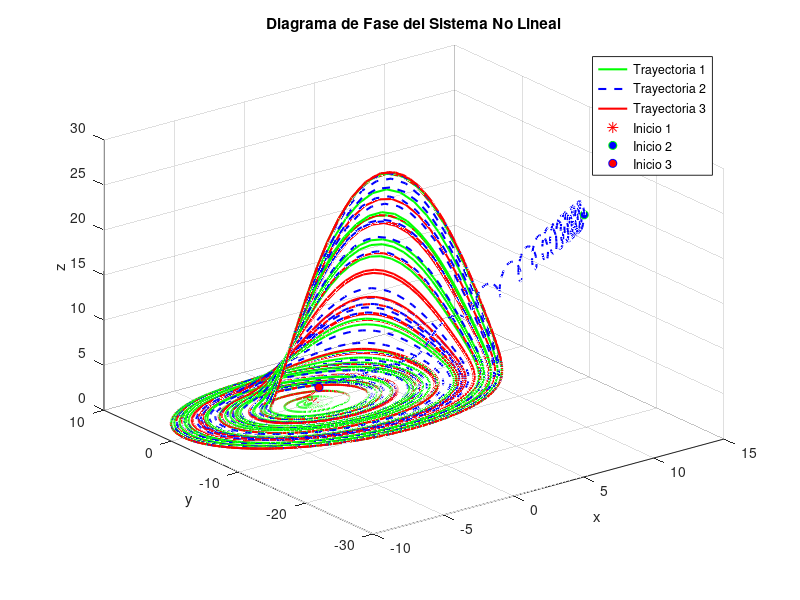
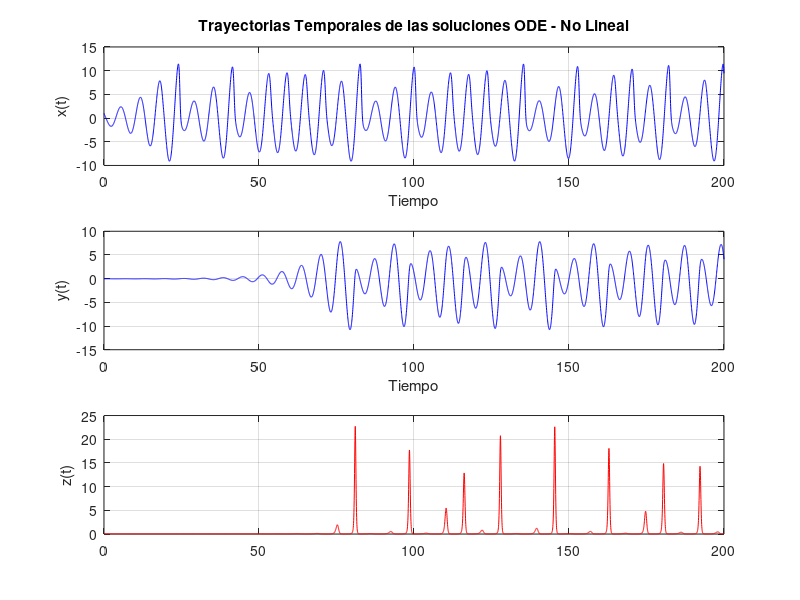
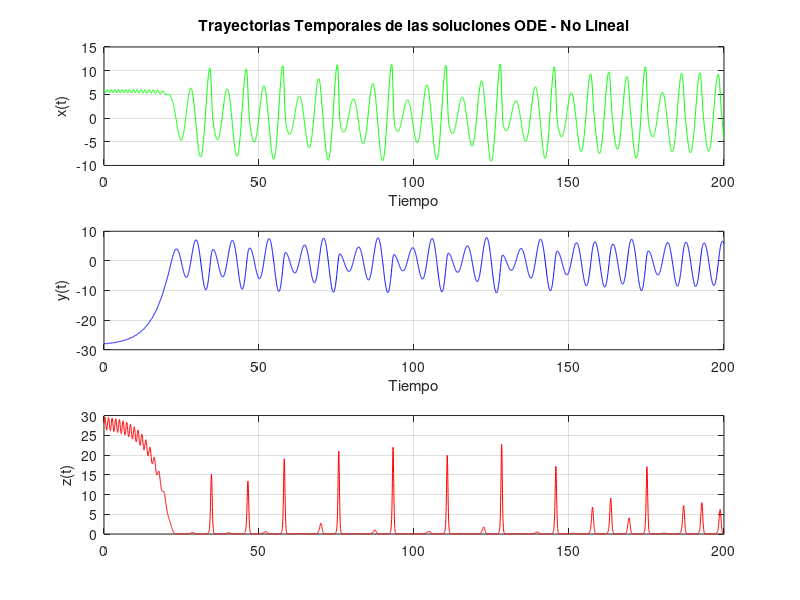
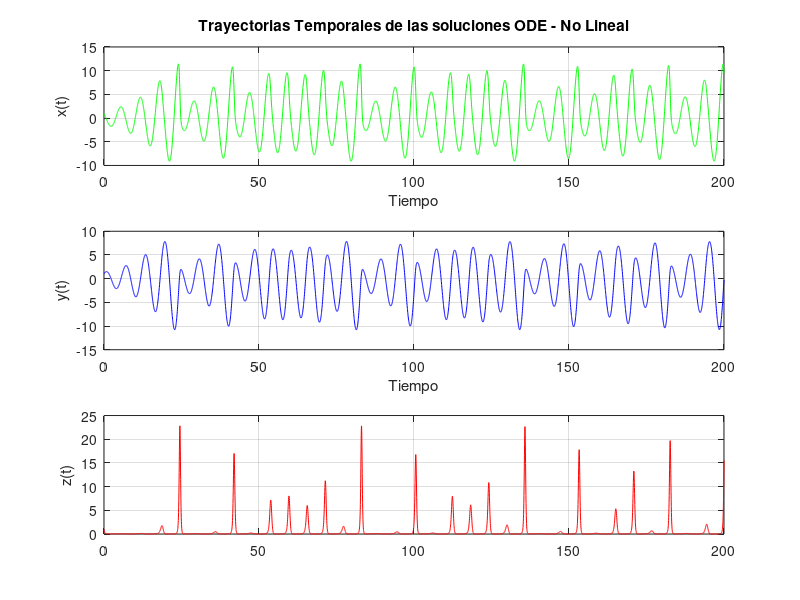

Write MATLAB code to recreate these figures, in order. (Note: this script raises an error after producing the figures.)
clc
clear
close all
n=0;
%% Parámetros del sistema
a = 0.2; b = 0.2; c = 5.7;

% Condiciones iniciales
xi_0 = [0.01, -0.03, 0.04]; %antes del primer punto de eq
xi_1 = [6, -28, 28];%desp del 1ro antes del segundo
xi_2 = [1 1 1]; %despues del segundo


% Ventana temporal
t_span = linspace(0, 200, 5000);

% Sistema de Rössler

rossler = @(t,x) [-x(2) - x(3);
           x(1) + a*x(2);
           b + x(3)*(x(1) - c)];

% Resolución
[t, cond1] = ode45(rossler, t_span, xi_0);
[~, cond2] = ode45(rossler, t_span, xi_1);
[~, cond3] = ode45(rossler, t_span, xi_2);

%% TRAYECTORIAS TEMPORALES SISTEMA LINEALIZADO
n=n+1;
figure(n);
plot3(cond1(:, 1), cond1(:, 2), cond1(:, 3), 'g-', 'LineWidth', 1.5); hold on;
plot3(cond2(:, 1), cond2(:, 2), cond2(:, 3), 'b--', 'LineWidth', 1.5);
plot3(cond3(:, 1), cond3(:, 2), cond3(:, 3), 'r-', 'LineWidth', 1.5);
plot3(xi_0(1), xi_0(2), xi_0(3), 'r*', 'MarkerSize',10,'MarkerFaceColor', 'g'); % Inicio X01
plot3(xi_1(1), xi_1(2), xi_1(3), 'go', 'MarkerFaceColor', 'b'); % Inicio x1
plot3(xi_2(1), xi_2(2), xi_2(3), 'bo', 'MarkerFaceColor', 'r'); % Inicio x2
xlabel('x'); ylabel('y'); zlabel('z');
title('Diagrama de Fase del Sistema No Lineal');
legend('Trayectoria 1', 'Trayectoria 2', 'Trayectoria 3', 'Inicio 1', 'Inicio 2', 'Inicio 3');
grid on;hold off;

% Gráfico de trayectorias temporales sistema no linealizado PRIMER PUNTO INICIAL
n=n+1;
figure(n);
subplot(3,1,1)
plot(t, cond1(:,1), 'g'); 
plot(t, cond2(:,1), 'r'); 
plot(t, cond3(:,1), 'b'); 
xlabel('Tiempo');
ylabel('x(t)');
xlim([0 200]);
title('Trayectorias Temporales de las soluciones ODE - No Lineal');
grid on
subplot(3,1,2)
plot(t, cond1(:,2), 'b'); 
xlabel('Tiempo');
ylabel('y(t)');
xlim([0 200]);
grid on
subplot(3,1,3)
plot(t, cond1(:,3), 'r'); 
ylabel('z(t)');
xlim([0 200]);
grid on;


% Gráfico de trayectorias temporales sistema no linealizado SEGUNDO PUNTO INICIAL
n=n+1;
figure(n);
subplot(3,1,1)
plot(t, cond2(:,1), 'g'); 
xlabel('Tiempo');
ylabel('x(t)');
xlim([0 200]);
title('Trayectorias Temporales de las soluciones ODE - No Lineal');
grid on
subplot(3,1,2)
plot(t, cond2(:,2), 'b'); 
xlabel('Tiempo');
ylabel('y(t)');
xlim([0 200]);
grid on
subplot(3,1,3)
plot(t, cond2(:,3), 'r'); 
ylabel('z(t)');
xlim([0 200]);
grid on;


% Gráfico de trayectorias temporales sistema no linealizado TERCER PUNTO INICIAL
n=n+1;
figure(n);
subplot(3,1,1)
plot(t, cond3(:,1), 'g'); 
xlabel('Tiempo');
ylabel('x(t)');
xlim([0 200]);
title('Trayectorias Temporales de las soluciones ODE - No Lineal');
grid on
subplot(3,1,2)
plot(t, cond3(:,2), 'b'); 
xlabel('Tiempo');
ylabel('y(t)');
xlim([0 200]);
grid on
subplot(3,1,3)
plot(t, cond3(:,3), 'r'); 
ylabel('z(t)');
xlim([0 200]);
grid on;

%% prube chat
n = n + 1;
figure(n);

% Ajustar tamaño y fuente
set(gcf, 'Position', [100, 100, 800, 600]); % tamaño ventana
sgtitle('Trayectorias Temporales de las soluciones ODE - No Lineal para 3 condiciones iniciales', ...
        'FontSize', 20, 'FontWeight', 'bold'); % título general

% Paleta de colores
col1 = [0 0.6 0];    % Verde intenso
col2 = [0 0 0.8];    % Azul profundo
col3 = [0.8 0 0];    % Rojo fuerte

% Subplot 1: X(t)
subplot(3,1,1);
plot(t, cond1(:,1), 'Color', col1, 'LineWidth', 0.5); hold on;
plot(t, cond2(:,1), 'Color', col2, 'LineWidth', 0.5);
plot(t, cond3(:,1), 'Color', col3, 'LineWidth', 0.5);
xlabel('Tiempo', 'FontSize', 12);
ylabel('x(t)', 'FontSize', 12);
title('Variación de X', 'FontSize', 12);
xlim([0 200]);
legend('x01', 'x02', 'x03', 'Location', 'best');
grid on;

% Subplot 2: Y(t)
subplot(3,1,2);
plot(t, cond1(:,2), 'Color', col1, 'LineWidth', 0.5); hold on;
plot(t, cond2(:,2), 'Color', col2, 'LineWidth', 0.5);
plot(t, cond3(:,2), 'Color', col3, 'LineWidth', 0.5);
xlabel('Tiempo', 'FontSize', 12);
ylabel('y(t)', 'FontSize', 12);
title('Variación de Y', 'FontSize', 12);
xlim([0 200]);
grid on;

% Subplot 3: Z(t)
subplot(3,1,3);
plot(t, cond1(:,3), 'Color', col1, 'LineWidth', 0.5); hold on;
plot(t, cond2(:,3), 'Color', col2, 'LineWidth', 0.5);
plot(t, cond3(:,3), 'Color', col3, 'LineWidth', 0.5);
xlabel('Tiempo', 'FontSize', 12);
ylabel('z(t)', 'FontSize', 12);
title('Variación de Z', 'FontSize', 12);
xlim([0 200]);
grid on;
%% prube chat
% Supongamos que ya tienes cond1, cond2, cond3 definidos (trayectorias)
% y xi_0, xi_1, xi_2 como puntos iniciales.
n=n+1;
figure(n);
set(gcf,'Color','w'); % Fondo blanco

% Colores para cada condición
colors = {'g','b','r'}; % verde, azul, rojo

% --- Subplot 1: Plano XY ---
subplot(2,2,1);
plot(cond1(:,1), cond1(:,2), 'Color', colors{1}, 'LineWidth', .5); hold on;
plot(cond2(:,1), cond2(:,2), 'Color', colors{2}, 'LineWidth', .5);
plot(cond3(:,1), cond3(:,2), 'Color', colors{3}, 'LineWidth', .5);
plot(xi_0(1), xi_0(2), '*', 'Color', colors{1}, 'MarkerSize', 8);
plot(xi_1(1), xi_1(2), 'o', 'Color', colors{2}, 'MarkerSize', 6);
plot(xi_2(1), xi_2(2), 'o', 'Color', colors{3}, 'MarkerSize', 6);
legend('Trayectoria 1', 'Trayectoria 2', 'Trayectoria 3', 'Inicio 1', 'Inicio 2', 'Inicio 3','FontSize', 16);
xlabel('X'); ylabel('Y'); title('Plano XY'); grid on; axis tight;

% --- Subplot 2: Plano ZX ---
subplot(2,2,2);
plot(cond1(:,3), cond1(:,1), 'Color', colors{1}, 'LineWidth', .5); hold on;
plot(cond2(:,3), cond2(:,1), 'Color', colors{2}, 'LineWidth', .5);
plot(cond3(:,3), cond3(:,1), 'Color', colors{3}, 'LineWidth', .5);
plot(xi_0(3), xi_0(1), '*', 'Color', colors{1}, 'MarkerSize', 8);
plot(xi_1(3), xi_1(1), 'o', 'Color', colors{2}, 'MarkerSize', 6);
plot(xi_2(3), xi_2(1), 'o', 'Color', colors{3}, 'MarkerSize', 6);
xlabel('Z'); ylabel('X'); title('Plano ZX'); grid on; axis tight;

% --- Subplot 3: Plano YZ ---
subplot(2,2,3);
plot(cond1(:,2), cond1(:,3), 'Color', colors{1}, 'LineWidth', .5); hold on;
plot(cond2(:,2), cond2(:,3), 'Color', colors{2}, 'LineWidth', .5);
plot(cond3(:,2), cond3(:,3), 'Color', colors{3}, 'LineWidth', .5);
plot(xi_0(2), xi_0(3), '*', 'Color', colors{1}, 'MarkerSize', 8);
plot(xi_1(2), xi_1(3), 'o', 'Color', colors{2}, 'MarkerSize', 6);
plot(xi_2(2), xi_2(3), 'o', 'Color', colors{3}, 'MarkerSize', 6);
xlabel('Y'); ylabel('Z'); title('Plano YZ'); grid on; axis tight;

% --- Subplot 4: Vista 3D ---
subplot(2,2,4);
plot3(cond1(:,1), cond1(:,2), cond1(:,3), 'Color', colors{1}, 'LineWidth', .5); hold on;
plot3(cond2(:,1), cond2(:,2), cond2(:,3), 'Color', colors{2}, 'LineWidth', .5);
plot3(cond3(:,1), cond3(:,2), cond3(:,3), 'Color', colors{3}, 'LineWidth', .5);
plot3(xi_0(1), xi_0(2), xi_0(3), '*', 'Color', colors{1}, 'MarkerSize', 8);
plot3(xi_1(1), xi_1(2), xi_1(3), 'o', 'Color', colors{2}, 'MarkerSize', 6);
plot3(xi_2(1), xi_2(2), xi_2(3), 'o', 'Color', colors{3}, 'MarkerSize', 6);
xlabel('X'); ylabel('Y'); zlabel('Z'); title('Vista 3D');

%% Puntos de equilibrio
F = @(x) [-x(2) - x(3);
           x(1) + a*x(2);
           b + x(3)*(x(1) - c)];

f=@(z) a*z^2-c*z+b; %3ra ecuacion despejada

z_1=fzero(f,0);z_2=fzero(f,20);

xeq1= [z_1*a;-z_1;z_1]; xeq2= [z_2*a;-z_2;z_2];

disp('Puntos de equilibrio:')
disp(xeq1')
disp(xeq2')

%% Matriz Jacobiana

syms x y z

f1 = -y - z;
f2 = x + a*y;
f3 = b + z*(x - c);

Fv = [f1; f2; f3];

% Jacobiana simbólica
J = jacobian(Fv, [x y z]);
disp('Matriz Jacobiana simbólica:')
disp(J)

%% Linearizacion del sistema sin condiciones iniciales
disp('Jacobiana en el punto de equilibrio x1:')
J_eval1 = double(subs(J, [x y z], xeq1'));
disp(J_eval1)

f_lin1 = @(t, X) J_eval1 * X; %declaracion de la funcion 

disp('Jacobiana en el punto de equilibrio x2:')
J_eval2 = double(subs(J, [x y z], xeq2'));
disp(J_eval2)

f_lin2 = @(t, X) J_eval2 * X;


t_span = linspace(0, 50, 2000); %para sistema lineal necesito tiempo más corto

% Simulación
[t, X1] = ode45(f_lin1, t_span, xeq1); %pasar xeq1 ya lo resta
[~, X2] = ode45(f_lin2, t_span, xeq2);

% Gráfico
n=n+1;
figure(n);
subplot(2,1,1)
plot(t, X1);
xlabel('Tiempo'); ylabel('Estados');
title('Comportamiento del sistema linealizado alrededor de x1');
legend('x', 'y', 'z');
grid on;
subplot(2,1,2)
plot(t, X2);
xlabel('Tiempo'); ylabel('Estados');
title('Comportamiento del sistema linealizado alrededor de x2');
legend('x', 'y', 'z');
grid on;

%% Autovalores
lambda1 = eig(J_eval1);
lambda2 = eig(J_eval2);
disp('Autovalores calculados en MATLAB:')
disp('Para el primer punto de equilibrio')
disp(lambda1)
disp('Para el segundo punto de equilibrio')
disp(lambda2)

%% Simulaciones para modelo linealizado - Diagramas de Fase

% Repetición simulaciones con condiciones iniciales originales

% Llevar condiciones iniciales al sistema de coordenadas de xeq1 - mover
% centro de referencia

% condiciones iniciales a partir de mi nuevo cero (perturbación = C.I. originales - punto de equilibrio)
X0_lin1_a = xi_0' - xeq1; % C.I. 1 (desde xi_0)
X0_lin1_b = xi_1' - xeq1; % C.I. 2 (desde xi_1)
X0_lin1_c = xi_2' - xeq1; % C.I. 3 (desde xi_2)

% Simulación de las 3 trayectorias para diferentes CI, para el sistema linealizado f_lin1
[t1a, X1a] = ode45(f_lin1, t_span, X0_lin1_a);
[t1b, X1b] = ode45(f_lin1, t_span, X0_lin1_b);
[t1c, X1c] = ode45(f_lin1, t_span, X0_lin1_c);

% Diagrama de fase para el sistema linealizado alrededor de Xeq1
n=n+1;
figure(n);

plot3(X1a(:, 1), X1a(:, 2), X1a(:, 3), 'g-', 'LineWidth', 1.5); hold on;
plot3(X1b(:, 1), X1b(:, 2), X1b(:, 3), 'b--', 'LineWidth', 1.5);
plot3(X1c(:, 1), X1c(:, 2), X1c(:, 3), 'r:', 'LineWidth', 1.5);

% Marco el origen, que es el punto xeq1 en este sistema
plot3(0, 0, 0, 'k*', 'MarkerSize', 15, 'LineWidth', 2); 
title('Diagrama de Fase - Sistema Linealizado alrededor de Xeq1');
xlabel('x'); ylabel('y'); zlabel('z');
legend('Cond. iniciales xi_0', 'Cond. iniciales xi_1', 'Cond. iniciales xi_2', 'Punto de Equilibrio Xeq1');
grid on; hold off;
axis equal;

%PUNTO DE EQUILIBRIO 2
% (perturbación = C.I. originales - punto de equilibrio)
X0_lin2_a = xi_0' - xeq2; % C.I. 1 (desde xi_0)
X0_lin2_b = xi_1' - xeq2; % C.I. 2 (desde xi_1)
X0_lin2_c = xi_2' - xeq2; % C.I. 3 (desde xi_2)

% Simulación de las 3 trayectorias para diferentes CI, para el sistema linealizado f_lin2
[t2a, X2a] = ode45(f_lin2, t_span, X0_lin2_a);
[t2b, X2b] = ode45(f_lin2, t_span, X0_lin2_b);
[t2c, X2c] = ode45(f_lin2, t_span, X0_lin2_c);

% Diagrama de fase para el sistema linealizado alrededor de Xeq1
n=n+1;
figure(n);

plot3(X2a(:, 1), X2a(:, 2), X2a(:, 3), 'g-', 'LineWidth', 1.5); hold on;
plot3(X2b(:, 1), X2b(:, 2), X2b(:, 3), 'b--', 'LineWidth', 1.5);
plot3(X2c(:, 1), X2c(:, 2), X2c(:, 3), 'r:', 'LineWidth', 1.5);

% Marco el origen, que es el punto xeq1 en este sistema
plot3(0, 0, 0, 'k*', 'MarkerSize', 15, 'LineWidth', 2); 
title('Diagrama de Fase - Sistema Linealizado alrededor de Xeq2');
xlabel('x'); ylabel('y'); zlabel('z');
legend('Cond. iniciales xi_0', 'Cond. iniciales xi_1', 'Cond. iniciales xi_2', 'Punto de Equilibrio Xeq2');
grid on; hold off;
axis equal;

%% Soluciones temporales para modelo Linealizado 

% Soluciones Temporales para Xeq1 - Usando Condicion inicial xi_0 
n=n+1;
figure(n);
subplot(3,1,1);
plot(t1a, X1a(:,1), 'g');hold on;
plot(t1a, X1b(:,1), 'r');
plot(t1a, X1c(:,1), 'b');
xlabel('Tiempo');
ylabel('x(t)');
title('Soluciones Temporales Linealizado en Xeq1 - Para las 3 condiciones iniciales');
legend('x01', 'x02','x03');
grid on;

subplot(3,1,2);
plot(t1a, X1a(:,2), 'g');hold on;
plot(t1a, X1b(:,2), 'r');
plot(t1a, X1c(:,2), 'b');
xlabel('Tiempo');
ylabel('y(t)');
grid on;

subplot(3,1,3);
plot(t1a, X1a(:,3), 'g');hold on;
plot(t1a, X1b(:,3), 'r');
plot(t1a, X1c(:,3), 'b');
xlabel('Tiempo');
ylabel('z(t)');
grid on;

% Soluciones Temporales para Xeq2 - Usando Condicion inicial xi_0
n=n+1;
figure(n);
subplot(3,1,1);
plot(t2a, X2a(:,1), 'g');hold on;
plot(t2a, X2b(:,1), 'r');
plot(t2a, X2c(:,1), 'b');
xlabel('Tiempo');
ylabel('x(t)');
title('Soluciones Temporales Linealizado en Xeq2 - Para las 3 condiciones iniciales');
legend('x01', 'x02','x03');
grid on;

subplot(3,1,2);
plot(t2a, X2a(:,2), 'g');hold on;
plot(t2a, X2b(:,2), 'r');
plot(t2a, X2c(:,2), 'b');
xlabel('Tiempo');
ylabel('y(t)');
grid on;

subplot(3,1,3);
plot(t2a, X2a(:,3), 'g');hold on;
plot(t2a, X2b(:,3), 'r');
plot(t2a, X2c(:,3), 'b');
xlabel('Tiempo');
ylabel('z(t)');
grid on;
%% Función Transferencia

%comienzo con 1 0 0 para observar la salida de X
A1 = J_eval1; %xeq1
A2 = J_eval2; %xeq2
B = [0 1; 1 0; 0 0]; % B =  matriz de entrada del sistema en espacio de estados -> matriz columnade 3x1 = el sistema tiene 3 estados
C = [1 1 0]; % C = matriz salida 
D = [0 0]; % matriz de transmisión directa del sistema -> como no hay se pone 0

[num1_in1, den1] = ss2tf(A1, B, C, D, 1); 
[num1_in2, ~]   = ss2tf(A1, B, C, D, 2); % El 2 es porque es para la entrada 2, como B es 3x2 tengo 2 entradas

[num2_in1, den2] = ss2tf(A2, B, C, D, 1); 
[num2_in2, ~]   = ss2tf(A2, B, C, D, 2); 

% Crea la función de transferencia a partir de los coeficientes del numerador y denominador obtenidos.
% x1eq
G1_in1 = tf(num1_in1, den1); % Entrada 1
G1_in2 = tf(num1_in2, den1); % Entrada 2
%disp('Función de Transferencia G1(s) [U(s) -> X(s)] para Xeq1:');
%disp(G1_tf);

% x2eq
G2_in1 = tf(num2_in1, den2);
G2_in2 = tf(num2_in2, den2);

%disp('Función de Transferencia G2(s) [U(s) -> X(s)] para Xeq2:');
%disp(G2_tf);

%% Respuesta al Impulso 

%Graficos
n=n+1;
figure(n);
subplot(2,2,1);
impulse(G1_in1, t);
title('Impulso en Xeq1 - Entrada 1 en X');
xlabel('Tiempo');
ylabel('Amplitud');
grid on;

subplot(2,2,2);
impulse(G1_in2, t);
title('Impulso en Xeq1 - Entrada 2 en X');
xlabel('Tiempo');
ylabel('Amplitud');
grid on;

subplot(2,2,3);
impulse(G2_in1, t);
title('Impulso en Xeq2 - Entrada 1 en X');
xlabel('Tiempo');
ylabel('Amplitud');
grid on;

subplot(2,2,4);
impulse(G2_in2, t);
title('Impulso en Xeq2 - Entrada 2 en X');
xlabel('Tiempo');
ylabel('Amplitud');
grid on;

% Respuesta al escalon

%Graficos
n=n+1;
figure(n);
subplot(2,2,1);
step(G1_in1, t);
title('Escalon en Xeq1 - Entrada 1 en X');
xlabel('Tiempo');
ylabel('Amplitud');
grid on;

subplot(2,2,2);
step(G1_in2, t);
title('Escalon en Xeq1 - Entrada 2 en X');
xlabel('Tiempo');
ylabel('Amplitud');
grid on;

subplot(2,2,3);
step(G2_in1, t);
title('Escalon en Xeq2 - Entrada 1 en X');
xlabel('Tiempo');
ylabel('Amplitud');
grid on;

subplot(2,2,4);
step(G2_in2, t);
title('Escalon en Xeq2 - Entrada 2 en X');
xlabel('Tiempo');
ylabel('Amplitud');
grid on;